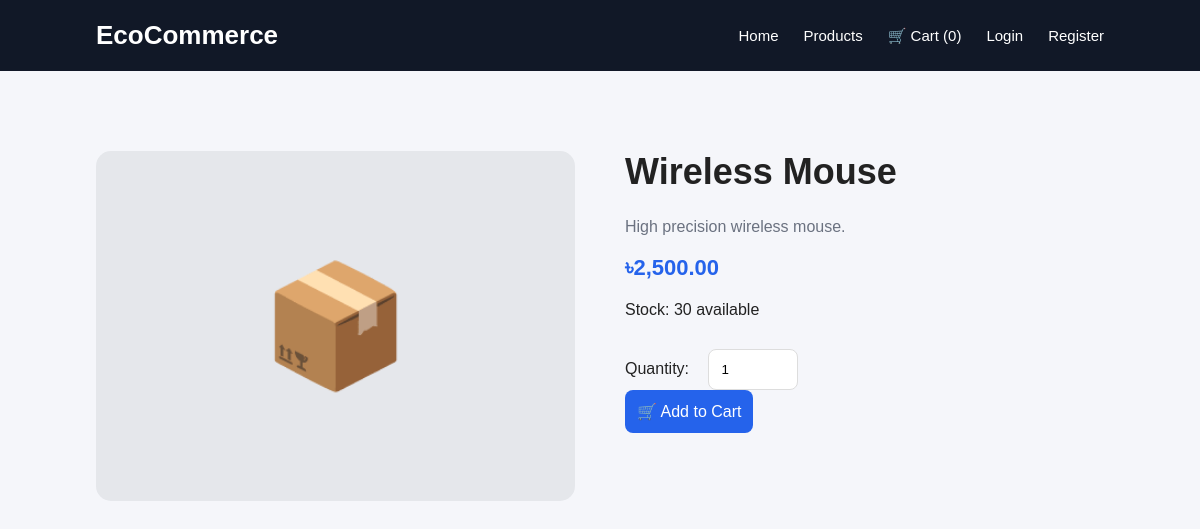
/product.php?id=2, run on the app's committed database.
### tables this page shows
CREATE TABLE IF NOT EXISTS products (
    id INT AUTO_INCREMENT PRIMARY KEY,
    category_id INT,
    name VARCHAR(200) NOT NULL,
    slug VARCHAR(220) NOT NULL UNIQUE,
    description TEXT,
    price DECIMAL(10,2) NOT NULL,
    stock INT NOT NULL DEFAULT 0,
    image VARCHAR(255),
    created_at TIMESTAMP DEFAULT CURRENT_TIMESTAMP,

    FOREIGN KEY (category_id)
        REFERENCES categories(id)
        ON DELETE SET NULL
);

### product.php (the view, shortened to what this page needs)
<?php
require_once __DIR__ . "/config/database.php";
$id = filter_input(INPUT_GET, "id", FILTER_VALIDATE_INT);
$stmt = $pdo->prepare(
    "SELECT * FROM products WHERE id = ?"
);
$stmt->execute([$id]);
$product = $stmt->fetch();
?>
<!DOCTYPE html>
<html lang="en">
<head>
    <link rel="stylesheet"
          href="assets/css/style.css">
</head>
<body>
<?php include "includes/navbar.php"; ?>
<section class="product-details">
    <div class="product-details-image">
        📦
    </div>
    <div class="product-details-info">
        <h1>
            <?= htmlspecialchars($product["name"]) ?>
        </h1>
        <p class="description">
            <?= nl2br(htmlspecialchars(
                $product["description"] ?? ""
            )) ?>
        </p>
        <h2 class="price">
            ৳<?= number_format($product["price"], 2) ?>
        </h2>
        <p>
            Stock:
            <?= (int)$product["stock"] ?>
            available
        </p>
        <?php if ($product["stock"] > 0): ?>
            <form action="actions/add-to-cart.php"
                  method="POST"><?= csrf() ?>
                <label for="quantity">
                    Quantity:
                </label>
                <input type="number"
                       id="quantity"
                       name="quantity"
                       value="1"
                       min="1"
                       max="<?= (int)$product["stock"] ?>"
                       required>
                <button type="submit"
                        class="product-btn">
                    🛒 Add to Cart
                </button>
            </form>
        <?php else: ?>
            <p class="out-of-stock">
                Out of Stock
            </p>
        <?php endif; ?>
    </div>
</section>
</body>
</html>

### assets/css/style.css (style rules this page uses)
* { margin: 0; padding: 0; box-sizing: border-box; }
html { scroll-behavior: smooth; }
body { font-family: Arial, sans-serif; background: #f5f6fa; color: #222; }
.description { color: #6b7280; font-size: 14px; margin-bottom: 15px; }
.price { color: #2563eb; font-size: 22px; font-weight: bold; margin-bottom: 20px; }
.product-btn { display: block; padding: 12px; text-align: center; background: #2563eb; color: white; text-decoration: none; border-radius: 8px; }
.product-details { display: grid; grid-template-columns: 1fr 1fr; gap: 50px; padding: 80px 8%; max-width: 1300px; margin: auto; }
.product-details-image { background: #e5e7eb; border-radius: 15px; min-height: 350px; display: flex; justify-content: center; align-items: center; font-size: 120px; }
.product-details-info h1 { font-size: 36px; margin-bottom: 20px; }
.product-details-info .description { font-size: 16px; line-height: 1.7; }
.product-details-info form { margin-top: 30px; }
.product-details-info input { padding: 12px; width: 90px; border: 1px solid #ddd; border-radius: 8px; margin: 0 15px; }
.product-details-info button { border: none; cursor: pointer; font-size: 16px; }

### data on the page
products: name "Wireless Mouse", description "High precision wireless mouse.", price "2,500.00", stock "30"

### other printed values
$cartCount "0"
